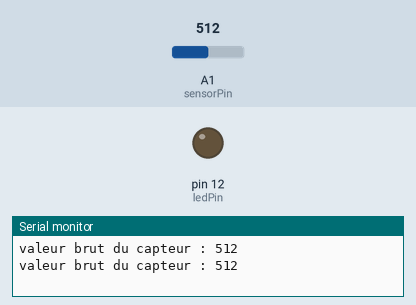
Bench run of a sketch on a simulated Arduino Uno, built with avr-gcc and run on an emulated ATmega328P. Parts: output pins drawn as LEDs (lit = HIGH), the last lines printed to the serial monitor. The inputs (shaded band) are chosen by the test bench; at power-on: A1 (sensorPin) = 512.

Above: at 1.8 s.
1.9 s: A1 (sensorPin) set to 589
3.4 s: A1 (sensorPin) set to 615
At 4.3 s:
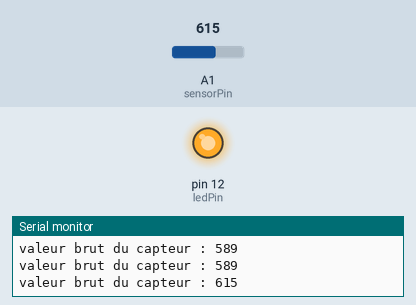
5.5 s: A1 (sensorPin) set to 590
At 7.1 s:
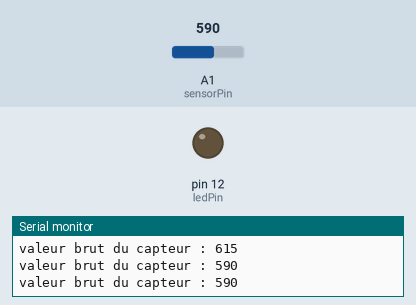
7.5 s: A1 (sensorPin) set to 610
At 8.6 s:
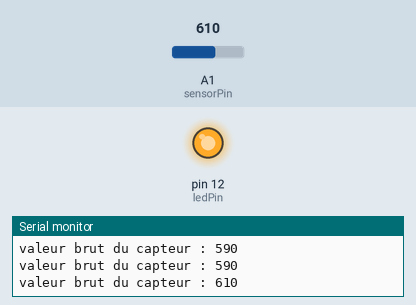
Timing chart, 0 to 10.5 s (numbered marks = the images above; inputs shaded):
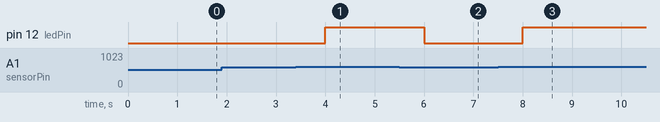

Measured:
- the behaviour switches between 600 and 601 on A1 (sensorPin) (found by bisection; images 0 and 1)
- after the input at 3.4 s, pin 12 (ledPin): LOW → HIGH after 0.60 s
- after the input at 5.5 s, pin 12 (ledPin): HIGH → LOW after 0.50 s
- after the input at 7.5 s, pin 12 (ledPin): LOW → HIGH after 0.50 s

The sketch:

water_level_sensing.ino
```cpp
const int sensorPin = A1;
const int ledPin = 12;
int seuil = 600;

void setup() {
  Serial.begin(9600);
  pinMode(ledPin, OUTPUT);
}

void loop() {
  int sensorValue = analogRead(sensorPin);

  if (sensorValue > seuil) {
    digitalWrite(ledPin, HIGH);
  } else {
    digitalWrite(ledPin, LOW);
  }

  Serial.print("valeur brut du capteur : ");
  Serial.println(sensorValue);

  delay(1000);
}
```
